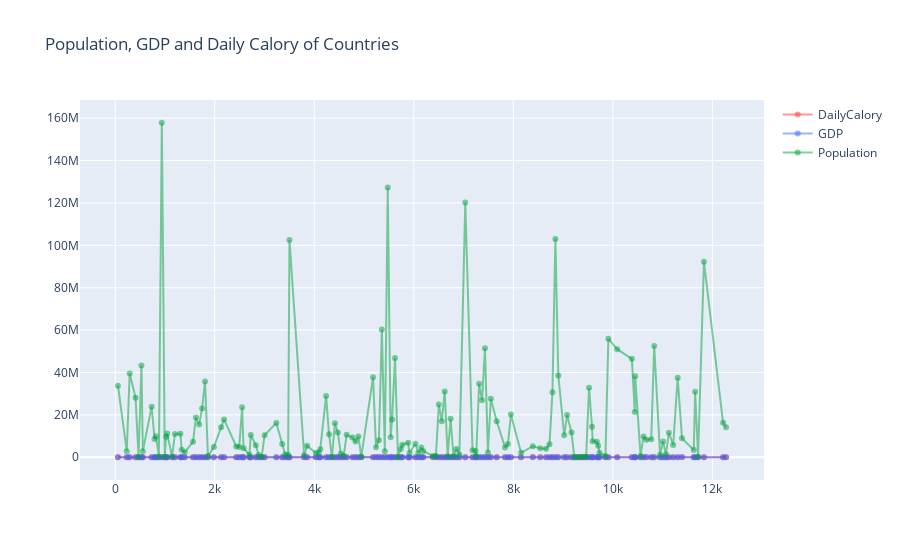

Notebook code for this chart:
### Code cell
#Line plot showing GDP, Population and DailyCalory of all countries from alphabetical order on x-axis.
trace1 = go.Scatter(
    x = data.index,
    y = data.DailyCalory,
    mode = 'lines+markers',
    name = 'DailyCalory',
    marker = dict(color = 'rgba(255, 51, 51, 0.5)'),
    text = data.Country)

trace2 = go.Scatter(
    x = data.index,
    y = data.GDP,
    mode = 'lines+markers',
    name = 'GDP',
    marker = dict(color = 'rgba(51, 102, 255, 0.5)'),
    text = data.Country)

trace3 = go.Scatter(
    x = data.index,
    y = data.Population,
    mode = 'lines+markers',
    name = 'Population',
    marker = dict(color = 'rgba(0, 162, 60, 0.5)'),
    text = data.Country)

layout = dict(title = 'Population, GDP and Daily Calory of Countries',
              xaxis= dict(zeroline= False))

data = [trace1, trace2, trace3]

fig = dict(data = data, layout = layout)

iplot(fig)

### Figure 1 — Plotly figure (JSON) as saved in the notebook; plotly's stock layout.template omitted (floating-point values rounded to 4 significant figures; data arrays with more than 128 entries replaced by an {"elided": "..."} marker saying what was removed)
{"data": [{"marker": {"color": "rgba(255, 51, 51, 0.5)"}, "mode": "lines+markers", "name": "DailyCalory", "text": {"elided": "148 str values"}, "type": "scatter", "x": {"elided": "148 int values"}, "y": {"elided": "148 int values"}}, {"marker": {"color": "rgba(51, 102, 255, 0.5)"}, "mode": "lines+markers", "name": "GDP", "text": {"elided": "148 str values"}, "type": "scatter", "x": {"elided": "148 int values"}, "y": {"elided": "148 float values"}}, {"marker": {"color": "rgba(0, 162, 60, 0.5)"}, "mode": "lines+markers", "name": "Population", "text": {"elided": "148 str values"}, "type": "scatter", "x": {"elided": "148 int values"}, "y": {"elided": "148 int values"}}], "layout": {"title": {"text": "Population, GDP and Daily Calory of Countries"}, "xaxis": {"zeroline": false}}}
